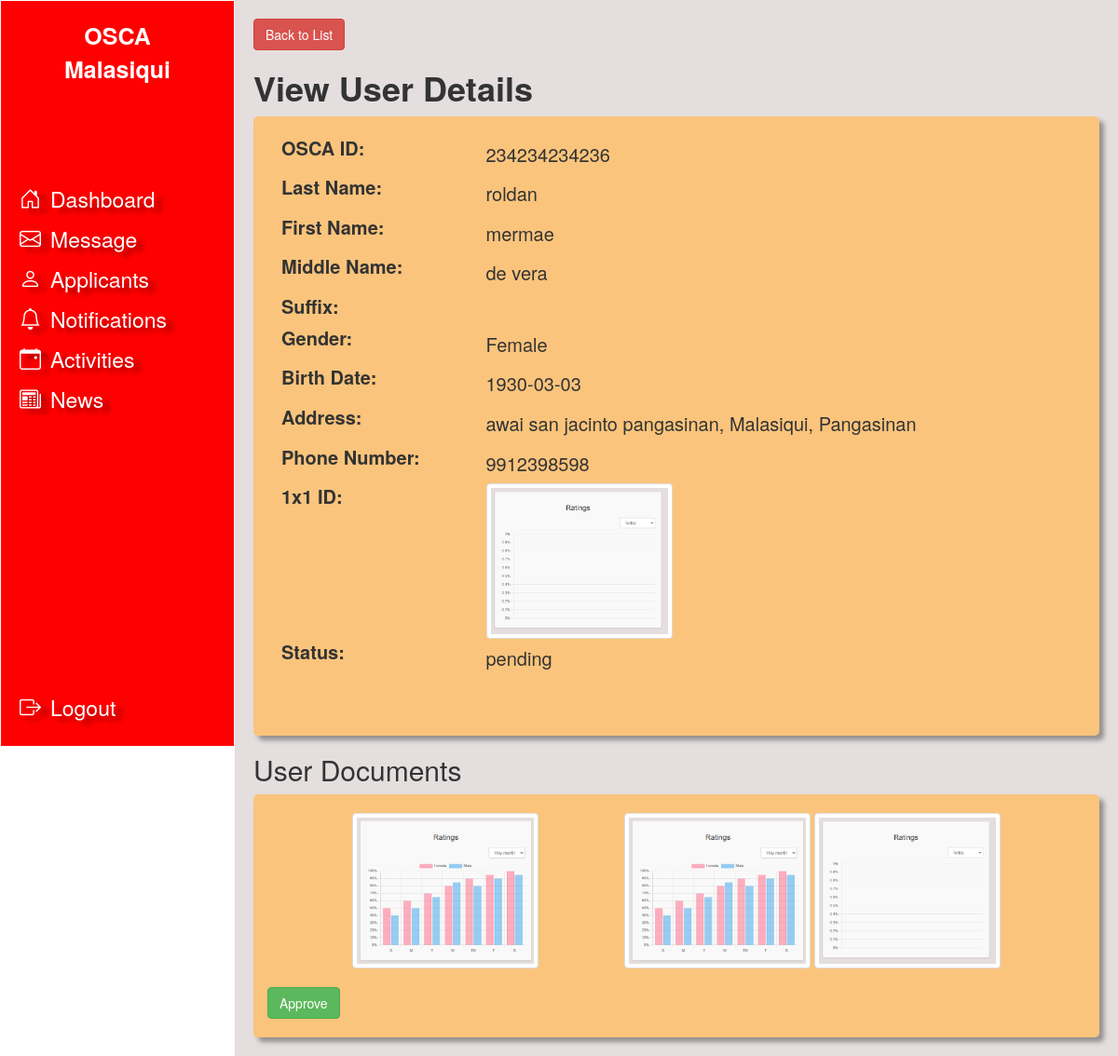
/admin/view_user.php?id=234234234236 (signed in), run on the app's committed database.
### tables this page shows
CREATE TABLE `users` (
  `osca_id` bigint NOT NULL,
  `email` varchar(255) DEFAULT NULL,
  `last_name` varchar(50) NOT NULL,
  `first_name` varchar(50) NOT NULL,
  `middle_name` varchar(50) DEFAULT NULL,
  `suffix` varchar(5) DEFAULT NULL,
  `sex` varchar(10) NOT NULL,
  `birth_day` date NOT NULL,
  `address` varchar(255) NOT NULL,
  `phone_number` bigint NOT NULL,
  `oneByOne_id_path` varchar(255) DEFAULT NULL,
  `status` varchar(10) NOT NULL DEFAULT 'pending',
  `member_status` varchar(50) DEFAULT NULL,
  `classification` varchar(100) NOT NULL,
  `civil_status` varchar(100) NOT NULL,
  `blood_type` varchar(20) NOT NULL,
  `education` varchar(100) NOT NULL,
  `employment` varchar(100) NOT NULL,
  `religion` varchar(30) NOT NULL,
  `username` varchar(100) NOT NULL,
  `password` varchar(100) NOT NULL,
  `created_at` timestamp(6) NOT NULL DEFAULT CURRENT_TIMESTAMP(6),
  `updated_at` timestamp(6) NOT NULL DEFAULT CURRENT_TIMESTAMP(6),
  `deleted_at` timestamp(6) NULL DEFAULT NULL
);

CREATE TABLE `user_documents` (
  `id` bigint NOT NULL,
  `signature_id` varchar(255) NOT NULL,
  `documents_path` json DEFAULT NULL
);

### admin/view_user.php (the view, shortened to what this page needs)
<?php
include '.././database/db_connection.php';
try {
    $id = $_GET['id'];
    $sql = "SELECT * FROM users WHERE osca_id = :id";
    $stmt = $pdo->prepare($sql);
    $stmt->bindValue(':id', $id, PDO::PARAM_STR);
    $stmt->execute();
    $user = $stmt->fetch(PDO::FETCH_ASSOC);
    $sqlDocs = "SELECT * FROM user_documents WHERE id = :id";
    $stmtDocs = $pdo->prepare($sqlDocs);
    $stmtDocs->bindValue(':id', $id, PDO::PARAM_STR);
    $stmtDocs->execute();
    $documents = $stmtDocs->fetchAll(PDO::FETCH_ASSOC);
} catch (PDOException $e) {
    die("Database connection failed: " . $e->getMessage());
}
?>
<!DOCTYPE html>
<html lang="en">
<head>
    <link rel="stylesheet" href="./assets/style.css">
    <link rel="stylesheet" href="https://maxcdn.bootstrapcdn.com/bootstrap/3.4.1/css/bootstrap.min.css">
    <link href="https://cdn.jsdelivr.net/npm/bootstrap-icons/font/bootstrap-icons.css" rel="stylesheet">
</head>
<body>
    <nav class="navbar">
        <?php include '.././components/admin-nav.php'; ?>
    </nav>
    <div class="main-content">
        <a href="applicants.php" class="btn btn-danger">Back to List</a>
        <h1><b>View User Details</b></h1>
        <div class="container-fluid">
            <div class="row">
                <div class="col-sm-12 formapplicants" style="font-size: 20px;">
                    <form class="form spacingtop20 ">
                        <div class="form-group">
                            <label class="col-sm-3 control-label">OSCA ID:</label>
                            <div class="col-sm-9">
                                <p class="form-control-static"><?php echo htmlspecialchars($user['osca_id']); ?></p>
                            </div>
                        </div>
                        <div class="form-group">
                            <label class="col-sm-3 control-label">Last Name:</label>
                            <div class="col-sm-9">
                                <p class="form-control-static"><?php echo htmlspecialchars($user['last_name']); ?></p>
                            </div>
                        </div>
                        <div class="form-group">
                            <label class="col-sm-3 control-label">First Name:</label>
                            <div class="col-sm-9">
                                <p class="form-control-static"><?php echo htmlspecialchars($user['first_name']); ?></p>
                            </div>
                        </div>
                        <div class="form-group">
                            <label class="col-sm-3 control-label">Middle Name:</label>
                            <div class="col-sm-9">
                                <p class="form-control-static"><?php echo htmlspecialchars($user['middle_name'] ?? 'N/A'); ?></p>
                            </div>
                        </div>
                        <div class="form-group">
                            <label class="col-sm-3 control-label">Suffix:</label>
                            <div class="col-sm-9">
                                <p class="form-control-static"><?php echo htmlspecialchars($user['suffix']); ?></p>
                            </div>
                        </div>
                        <div class="form-group">
                            <label class="col-sm-3 control-label">Gender:</label>
                            <div class="col-sm-9">
                                <p class="form-control-static"><?php echo htmlspecialchars($user['sex']); ?></p>
                            </div>
                        </div>
                        <div class="form-group">
                            <label class="col-sm-3 control-label">Birth Date:</label>
                            <div class="col-sm-9">
                                <p class="form-control-static"><?php echo htmlspecialchars($user['birth_day']); ?></p>
                            </div>
                        </div>
                        <div class="form-group">
                            <label class="col-sm-3 control-label">Address:</label>
                            <div class="col-sm-9">
                                <p class="form-control-static"><?php echo htmlspecialchars($user['address']); ?></p>
                            </div>
                        </div>
                        <div class="form-group">
                            <label class="col-sm-3 control-label">Phone Number:</label>
                            <div class="col-sm-9">
                                <p class="form-control-static"><?php echo htmlspecialchars($user['phone_number']); ?></p>
                            </div>
                        </div>
                        <div class="form-group">
                            <label class="col-sm-3 control-label">1x1 ID:</label>
                            <div class="col-sm-9">
                                <img src=".././<?php echo htmlspecialchars($user['oneByOne_id_path']); ?>" alt="ID Image" class="img-thumbnail" width="200" height="200">
                            </div>
                        </div>
                        <div class="form-group">
                            <label class="col-sm-3 control-label">Status: </label>
                            <div class="col-sm-9">
                                <p class="form-control-static"><?php echo htmlspecialchars($user['status']); ?></p>
                            </div>
                        </div>
                    </form>
            </div>
        </div>
        <div class="row">
            <h2>User Documents</h2>
            <div class="col-sm-12 formapplicants ">
                <div class="documents spacingtop20">
                    <?php if ($documents): ?>
                        <?php foreach ($documents as $doc): ?>
                            <img src=".././<?php echo htmlspecialchars($doc['signature_id']); ?>" alt="Signature" class="img-thumbnail" width="200" height="200">
                            <?php
                            $documentPaths = json_decode($doc['documents_path'], true);
                            if (is_array($documentPaths)):
                            ?>
                                <div class="document-images">
                                    <?php foreach ($documentPaths as $path): ?>
                                        <img src=".././<?php echo htmlspecialchars($path); ?>" alt="Document Image" class="img-thumbnail" width="200" height="200">
                                    <?php endforeach; ?>
                                </div>
                            <?php endif; ?>
                        <?php endforeach; ?>
                    <?php else: ?>
                        <p class="text-warning">No documents found for this user.</p>
                    <?php endif; ?>
                </div>
                <br>
                <?php if ($user['status'] != 'approved'): ?>
                    <form method="POST" action="" class="form-inline">
                        <button type="submit" name="approve" class="btn btn-success">Approve</button>
                    </form>
                <?php else: ?>
                    <p class="text-success">User is already approved.</p>
                <?php endif; ?>
                <br>
            </div>
        </div>
    </div>
    </div>
</body>
</html>

### admin/assets/style.css (style rules this page uses)
body { display: flex; min-height: 100vh; margin: 0; overflow-x: hidden; }
.main-content { background-color: rgb(228, 222, 222); }
.main-content { margin-left: 250px; padding: 20px; width: 100%; }
.spacingtop20 { margin-top: 20px; }
.formapplicants { background-color: rgb(250, 196, 124); display: flex; flex-direction: column; flex-wrap: wrap; align-content: stretch; justify-content: center; align-items: stretch; border-radius: 5px; filter: drop-shadow(5px 5px 2.5px rgba(0, 0, 0, 0.34901960784313724)); }
.documents { display: flex; flex-direction: row; flex-wrap: wrap; align-content: center; justify-content: space-evenly; align-items: center; }

### data on the page
users: osca_id "234234234236", last_name "roldan", first_name "mermae", middle_name "de vera", sex "Female", birth_day "1930-03-03", address "awai san jacinto pangasinan, Malasiqui, Pangasinan", phone_number "9912398598", oneByOne_id_path (picture), status "pending"
user_documents: signature (picture)
